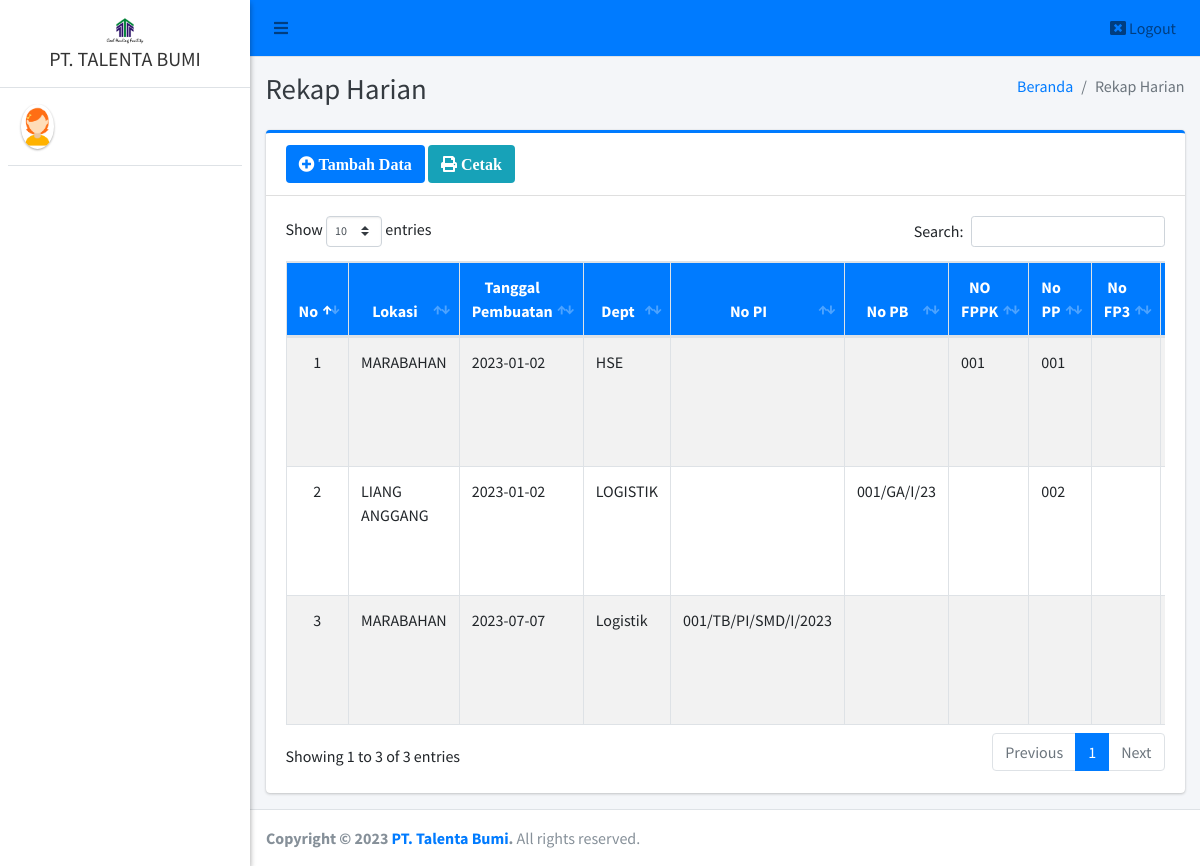
The app's page /admin/rekap_harian/index.php with its own data.
### tables this page shows
CREATE TABLE `rekap_harian` (
  `id_rh` int(11) NOT NULL,
  `lokasi_rh` varchar(50) DEFAULT NULL,
  `tanggal_pembuatan` date DEFAULT NULL,
  `departemen_rh` varchar(40) DEFAULT NULL,
  `id_pi` int(11) DEFAULT NULL,
  `id_pb` int(11) DEFAULT NULL,
  `id_fppk` int(11) DEFAULT NULL,
  `id_pp` int(11) DEFAULT NULL,
  `id_fppp` int(11) DEFAULT NULL,
  `nama_kebutuhan` varchar(40) DEFAULT NULL,
  `jumlah_rh` varchar(20) NOT NULL,
  `satuan_rh` varchar(20) NOT NULL,
  `rp` varchar(50) DEFAULT NULL,
  `keterangan_rh` text
);

CREATE TABLE `fppk` (
  `id_fppk` int(11) NOT NULL,
  `departemen` varchar(30) NOT NULL,
  `tanggal` date NOT NULL,
  `no_fppk` varchar(25) NOT NULL,
  `uraian_kebutuhan` text NOT NULL,
  `jumlah` varchar(20) DEFAULT NULL,
  `satuan` varchar(20) DEFAULT NULL
);

CREATE TABLE `pp` (
  `id_pp` int(11) NOT NULL,
  `tanggal_permintaan` date NOT NULL,
  `no_pp` varchar(40) NOT NULL,
  `keterangan` text NOT NULL,
  `jumlah` varchar(20) NOT NULL,
  `satuan` varchar(20) NOT NULL
);

CREATE TABLE `pb` (
  `id_pb` int(11) NOT NULL,
  `tanggal_permintaan` date NOT NULL,
  `no_pb` varchar(40) NOT NULL,
  `keterangan` text NOT NULL,
  `jumlah` varchar(20) DEFAULT NULL,
  `satuan` varchar(20) DEFAULT NULL
);

CREATE TABLE `pi` (
  `id_pi` int(11) NOT NULL,
  `tanggal_permintaan` date NOT NULL,
  `no_pi` varchar(40) NOT NULL,
  `keterangan` text NOT NULL,
  `jumlah` varchar(20) NOT NULL,
  `satuan` varchar(20) NOT NULL
);

### admin/rekap_harian/index.php (the view, shortened to what this page needs)
<?php
require '../../config/koneksi.php';
?>
<!DOCTYPE html>
<html>
<?php
include '../../templates/head.php';
?>
<body class="hold-transition sidebar-mini layout-fixed">
    <div class="wrapper">
        <?php
        include '../../templates/navbar.php';
        ?>
        <?php
        include '../../templates/sidebar.php';
        ?>
        <div class="content-wrapper">
            <div class="content-header">
                <div class="container-fluid">
                    <div class="row mb-2">
                        <div class="col-sm-6">
                            <h1 class="m-0 text-dark">Rekap Harian</h1>
                        </div>
                        <div class="col-sm-6">
                            <ol class="breadcrumb float-sm-right">
                                <li class="breadcrumb-item"><a href="#">Beranda</a></li>
                                <li class="breadcrumb-item active">Rekap Harian</li>
                            </ol>
                        </div>
                    </div>
                </div>
            </div>
            <section class="content">
                <div class="container-fluid">
                    <div class="row">
                        <div class="col-12">
                            <div class="card card-primary card-outline">
                                <div class="card-header">
                                    <a href="tambah" class="btn bg-primary"><i class="fa fa-plus-circle"> Tambah Data</i></a>
                                    <a href="#" data-toggle="modal" data-target="#rekap_harian" class="btn bg-info"><i class="fa fa-print"> Cetak</i></a>
                                </div>
                                <div class="card-body">
                                    <div class="table-responsive">
                                        <table id="example1" class="table table-bordered table-striped">
                                            <thead class="bg-primary">
                                                <tr align="center">
                                                    <th>No</th>
                                                    <th>Lokasi </th>
                                                    <th>Tanggal Pembuatan</th>
                                                    <th>Dept</th>
                                                    <th>No PI</th>
                                                    <th>No PB</th>
                                                    <th>NO FPPK</th>
                                                    <th>No PP</th>
                                                    <th>No FP3</th>
                                                    <th>Nama Kebutuhan</th>
                                                </tr>
                                            </thead>
                                            <tbody style="background-color: white">
                                                <?php
                                                $no = 1;
                                                $data = $koneksi->query("SELECT * FROM rekap_harian AS rh
                                                LEFT JOIN pi AS tpi ON rh.id_pi = tpi.id_pi
                                                LEFT JOIN pp AS tpp ON rh.id_pp = tpp.id_pp
                                                LEFT JOIN pb AS tpb ON rh.id_pb = tpb.id_pb
                                                LEFT JOIN fppk AS tfppk ON rh.id_fppk = tfppk.id_fppk
                                                LEFT JOIN fppp AS tfppp ON rh.id_fppp = tfppp.id_fppp
                                                ORDER BY id_rh ASC");
                                                while ($row = $data->fetch_array()) {
                                                ?>
                                                    <tr>
                                                        <td align="center"><?= $no++ ?></td>
                                                        <td><?= $row['lokasi_rh'] ?></td>
                                                        <td><?= $row['tanggal_pembuatan'] ?></td>
                                                        <td><?= $row['departemen_rh'] ?></td>
                                                        <td><?= $row['no_pi'] ?></td>
                                                        <td><?= $row['no_pb'] ?></td>
                                                        <td><?= $row['no_fppk'] ?></td>
                                                        <td><?= $row['no_pp'] ?></td>
                                                        <td><?= $row['no_fppp'] ?></td>
                                                        <td><?= $row['nama_kebutuhan'] ?></td>
                                                    </tr>
                                                <?php } ?>
                                            </tbody>
                                        </table>
                                    </div>
                                </div>
                            </div>
                        </div>
                    </div>
                </div>
            </section>
        </div>
        <?php include_once "../../templates/footer.php"; ?>
    </div>
</body>
</html>

### records on screen
rekap_harian: lokasi_rh "MARABAHAN", tanggal_pembuatan "2023-01-02", departemen_rh "HSE", id_fppk.no_fppk "001", id_pp.no_pp "001"
rekap_harian: lokasi_rh "LIANG ANGGANG", tanggal_pembuatan "2023-01-02", departemen_rh "LOGISTIK", id_pb.no_pb "001/GA/I/23", id_pp.no_pp "002"
rekap_harian: lokasi_rh "MARABAHAN", tanggal_pembuatan "2023-07-07", departemen_rh "Logistik", id_pi.no_pi "001/TB/PI/SMD/I/2023"
